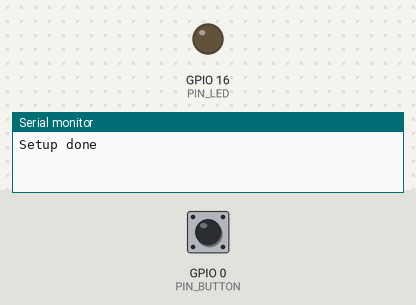
Simulated run of this sketch. Board: ESP8266 (NodeMCU). On the bench: output pins drawn as LEDs (lit = HIGH), the last lines printed to the serial monitor. Dashed ring = blinking. The test bench sets the inputs (shaded band); at power-on: GPIO 0 (PIN_BUTTON) HIGH.

Above: at 1.2 s.
1.3 s: GPIO 0 (PIN_BUTTON) pulled LOW for 3.2 s
At 4.45 s:
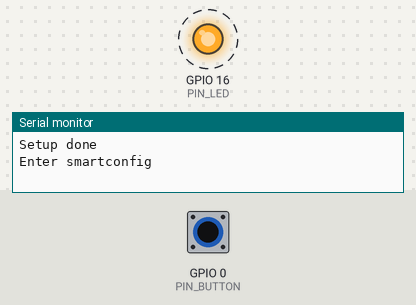
Timing chart, 0 to 12.5 s (numbered marks = the images above; inputs shaded):
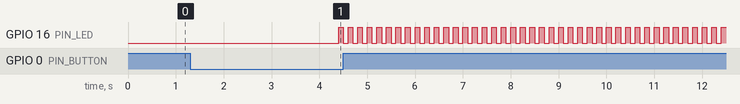

Measured:
- after the input at 1.3 s, GPIO 16 (PIN_LED): alternates HIGH for 0.10 s and LOW for 0.10 s, starting after 3.1 s

The sketch:

smartconfig.ino
```cpp
#include <Arduino.h>
#include <ESP8266WiFi.h>
#include <Ticker.h>
#include <time.h>
#define PIN_LED 16
#define PIN_BUTTON 0
#define LED_ON() digitalWrite(PIN_LED, HIGH)
#define LED_OFF() digitalWrite(PIN_LED, LOW)
#define LED_TOGGLE() digitalWrite(PIN_LED, digitalRead(PIN_LED) ^ 0x01)
Ticker ticker;
/* Hàm kiểm tra trạng thái của button*/
bool longPress()
{
  static int lastPress = 0;
  if (millis() - lastPress > 3000 && digitalRead(PIN_BUTTON) == 0) { // Nếu button được nhấn và giữ trong 3s thì
    return true;
  } else if (digitalRead(PIN_BUTTON) == 1) { // Nếu button không được nhấn và giữ đủ 3s thì
    lastPress = millis(); // gán biến lastPress bằng thời điểm khi gọi hàm
  }
  return false;
}
void tick()
{
  int state = digitalRead(PIN_LED); // Lấy trạng thái hiện tại của LED (GPIO16)
  digitalWrite(PIN_LED, !state); // Đảo trạng thái LED.
}
bool in_smartconfig = false; // Biến trạng thái kiểm tra thiết bị có đang trong chế độ smartconfig hay không.
/* Vào chế độ Smartconfig*/
void enter_smartconfig()
{
  if (in_smartconfig == false) { // Kiểm tra tra biến trạng thái, nếu không ở chế độ smartconfig thì
    in_smartconfig = true; // Gán biến trạng thái bằng "true", nghĩa là đang trong smartconfig
    ticker.attach(0.1, tick); // Nhấp nháy led chu kì 0.1s.
    WiFi.mode(WIFI_STA); // Thiết lập kết nối cho thiết bị ở chế độ Station mode
    WiFi.beginSmartConfig(); // Bắt đầu chế độ smartconfig
    Serial.println("Enter smartconfig"); // In thông báo "Enter smartconfig" ra màn hình
  }
}
/* Thoát chế độ smartconfig*/
void exit_smart()
{
  ticker.detach(); // Ngừng nháy led
  LED_ON(); // Bật LED
  in_smartconfig = false; // Gán biến trạng thái trở về ban đầu.
  Serial.println("Connected, Exit smartconfig"); // In thông báo ra màn hình.
}
/* Cài đặt các thông số ban đầu*/
void setup() {
  Serial.begin(115200); // Tốc độ baud = 115200
  Serial.setDebugOutput(true); // hiển thị các thông tin debug hệ thống lên màn hình qua serial
  pinMode(PIN_LED, OUTPUT); // Cấu hình GPIO cho các chân LED và button
  pinMode(PIN_BUTTON, INPUT); // Chớp tắt led chu kì 1s
  Serial.println("Setup done"); // In thông báo đã cài đặt xong
}
/* Chương trình chính*/
void loop() {
  if (longPress()) { // Gọi hàm longPress kiểm tra trạng thái button
    enter_smartconfig(); // Nếu button được nhấn giữ trong 3s thì vào trạng thái smartconfig
  }
  if (WiFi.status() == WL_CONNECTED && in_smartconfig && WiFi.smartConfigDone()) { //Kiểm tra trạng thái kết nối wifi,
    // các thông số cấu hình cũng như trạng thái smartconfig
    exit_smart(); // khi thiết bị đã hết nối wifi thành công, thoát chế độ smartconfig
  }
  if (WiFi.status() == WL_CONNECTED) {
    //Chương trình của bạn khi thiết bị đã được kết nối wifi
  }
}
```
